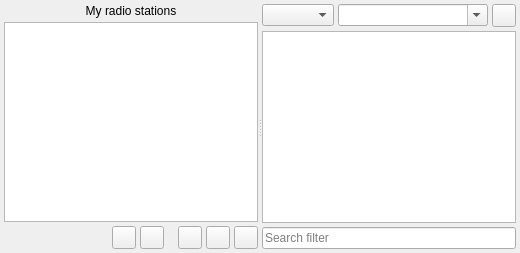
<?xml version="1.0" encoding="UTF-8"?>
<ui version="4.0">
 <class>Radio</class>
 <widget class="QWidget" name="Radio">
  <layout class="QGridLayout" name="gridLayout_3">
   <property name="margin">
    <number>4</number>
   </property>
   <item row="0" column="0">
    <widget class="QSplitter" name="radioBrowserSplitter">
     <property name="orientation">
      <enum>Qt::Horizontal</enum>
     </property>
     <widget class="QWidget" name="widget" native="true">
      <layout class="QVBoxLayout" name="verticalLayout">
       <property name="spacing">
        <number>4</number>
       </property>
       <property name="margin">
        <number>0</number>
       </property>
       <item>
        <widget class="QLabel" name="label">
         <property name="text">
          <string>My radio stations</string>
         </property>
         <property name="alignment">
          <set>Qt::AlignCenter</set>
         </property>
        </widget>
       </item>
       <item>
        <widget class="QListWidget" name="myRadioListWidget">
         <property name="acceptDrops">
          <bool>true</bool>
         </property>
         <property name="dragDropMode">
          <enum>QAbstractItemView::InternalMove</enum>
         </property>
         <property name="iconSize">
          <size>
           <width>32</width>
           <height>32</height>
          </size>
         </property>
         <property name="verticalScrollMode">
          <enum>QAbstractItemView::ScrollPerPixel</enum>
         </property>
         <property name="horizontalScrollMode">
          <enum>QAbstractItemView::ScrollPerPixel</enum>
         </property>
        </widget>
       </item>
       <item>
        <layout class="QHBoxLayout" name="horizontalLayout">
         <item>
          <spacer name="horizontalSpacer">
           <property name="orientation">
            <enum>Qt::Horizontal</enum>
           </property>
           <property name="sizeHint" stdset="0">
            <size>
             <width>0</width>
             <height>0</height>
            </size>
           </property>
          </spacer>
         </item>
         <item>
          <widget class="QToolButton" name="loadMyRadioStationButton">
           <property name="toolTip">
            <string>Load radio station list from file</string>
           </property>
          </widget>
         </item>
         <item>
          <widget class="QToolButton" name="saveMyRadioStationButton">
           <property name="toolTip">
            <string>Save radio station list to file</string>
           </property>
          </widget>
         </item>
         <item>
          <spacer name="horizontalSpacer_2">
           <property name="orientation">
            <enum>Qt::Horizontal</enum>
           </property>
           <property name="sizeType">
            <enum>QSizePolicy::Fixed</enum>
           </property>
           <property name="sizeHint" stdset="0">
            <size>
             <width>10</width>
             <height>0</height>
            </size>
           </property>
          </spacer>
         </item>
         <item>
          <widget class="QToolButton" name="addMyRadioStationButton">
           <property name="toolTip">
            <string>Add new radio station</string>
           </property>
          </widget>
         </item>
         <item>
          <widget class="QToolButton" name="editMyRadioStationButton">
           <property name="toolTip">
            <string>Edit selected radio station</string>
           </property>
          </widget>
         </item>
         <item>
          <widget class="QToolButton" name="removeMyRadioStationButton">
           <property name="toolTip">
            <string>Remove selected radio station</string>
           </property>
          </widget>
         </item>
        </layout>
       </item>
      </layout>
     </widget>
     <widget class="QWidget" name="widget_3" native="true">
      <layout class="QVBoxLayout" name="verticalLayout_3">
       <property name="spacing">
        <number>4</number>
       </property>
       <property name="margin">
        <number>0</number>
       </property>
       <item>
        <layout class="QHBoxLayout" name="horizontalLayout_7">
         <item>
          <widget class="QComboBox" name="searchByComboBox"/>
         </item>
         <item>
          <widget class="QComboBox" name="searchComboBox">
           <property name="sizePolicy">
            <sizepolicy hsizetype="Expanding" vsizetype="Fixed">
             <horstretch>0</horstretch>
             <verstretch>0</verstretch>
            </sizepolicy>
           </property>
           <property name="editable">
            <bool>true</bool>
           </property>
          </widget>
         </item>
         <item>
          <widget class="QToolButton" name="addRadioBrowserStationButton">
           <property name="toolTip">
            <string>Add new radio station</string>
           </property>
          </widget>
         </item>
        </layout>
       </item>
       <item>
        <widget class="QTreeView" name="radioView">
         <property name="contextMenuPolicy">
          <enum>Qt::CustomContextMenu</enum>
         </property>
         <property name="dragEnabled">
          <bool>true</bool>
         </property>
         <property name="dragDropMode">
          <enum>QAbstractItemView::DragOnly</enum>
         </property>
         <property name="verticalScrollMode">
          <enum>QAbstractItemView::ScrollPerPixel</enum>
         </property>
         <property name="horizontalScrollMode">
          <enum>QAbstractItemView::ScrollPerPixel</enum>
         </property>
         <property name="indentation">
          <number>0</number>
         </property>
         <property name="rootIsDecorated">
          <bool>false</bool>
         </property>
         <property name="uniformRowHeights">
          <bool>true</bool>
         </property>
         <property name="itemsExpandable">
          <bool>false</bool>
         </property>
         <property name="sortingEnabled">
          <bool>true</bool>
         </property>
         <property name="expandsOnDoubleClick">
          <bool>false</bool>
         </property>
         <attribute name="headerStretchLastSection">
          <bool>false</bool>
         </attribute>
        </widget>
       </item>
       <item>
        <widget class="LineEdit" name="filterEdit">
         <property name="placeholderText">
          <string>Search filter</string>
         </property>
        </widget>
       </item>
      </layout>
     </widget>
    </widget>
   </item>
  </layout>
 </widget>
 <customwidgets>
  <customwidget>
   <class>LineEdit</class>
   <extends>QLineEdit</extends>
   <header>LineEdit.hpp</header>
  </customwidget>
 </customwidgets>
 <tabstops>
  <tabstop>myRadioListWidget</tabstop>
  <tabstop>searchByComboBox</tabstop>
  <tabstop>searchComboBox</tabstop>
  <tabstop>addRadioBrowserStationButton</tabstop>
  <tabstop>radioView</tabstop>
  <tabstop>addMyRadioStationButton</tabstop>
  <tabstop>editMyRadioStationButton</tabstop>
  <tabstop>removeMyRadioStationButton</tabstop>
  <tabstop>filterEdit</tabstop>
 </tabstops>
 <resources/>
 <connections/>
</ui>
